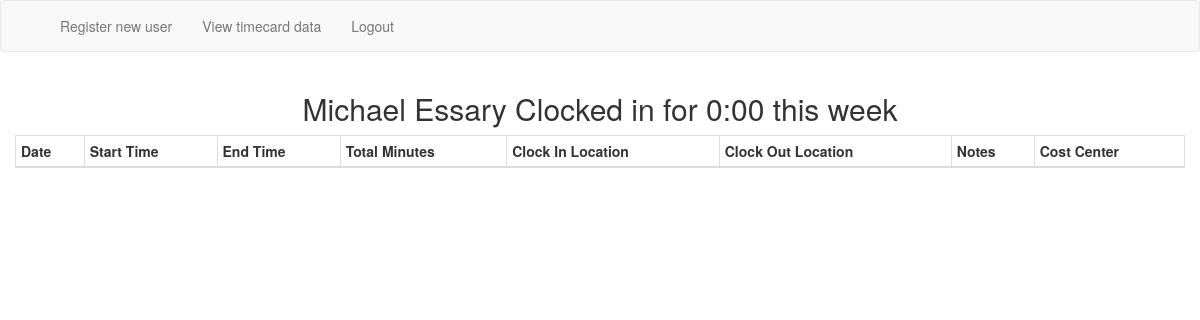
The page /employee/4 (signed in) on the database as committed earlier.
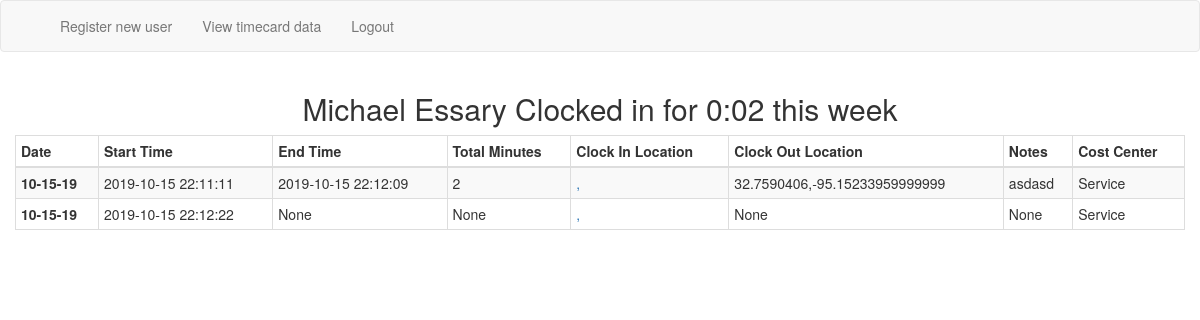
The same page on the database as committed later.
### app/models.py (models this page shows, shortened)
class User(UserMixin, db.Model):
    id = db.Column(db.Integer, primary_key = True)
    username = db.Column(db.String(64), index = True, unique = True)
    realname = db.Column(db.String(128))
    email = db.Column(db.String(128),unique=True)
    password_hash = db.Column(db.String(128))
    usertype = db.Column(db.Integer, db.ForeignKey('role.id'))
    def __repr__(self):
        return '{}'.format(self.realname)

class Timesheet(db.Model):
    id = db.Column(db.Integer, primary_key=True)
    employee = db.Column(db.Integer, db.ForeignKey('user.id'))
    date = db.Column(db.String, index=True, default=date.today().strftime('%m-%d-%y'))
    starttime = db.Column(db.DateTime)
    endtime = db.Column(db.DateTime)
    totaltime = db.Column(db.String)
    inlocation = db.Column(db.String(255))
    outlocation = db.Column(db.String(255))
    notes = db.Column(db.String(1024))
    clockedin = db.Column(db.Boolean)
    costcenter = db.Column(db.Integer, db.ForeignKey('cost_center.id'))

class CostCenter(db.Model):
    id = db.Column(db.Integer, primary_key=True)
    name = db.Column(db.String(255))

### app/routes.py (the view)
@app.route('/employee/<employee>', methods=['GET','POST'])
@login_required
def employee(employee):
    today = date.today()
    idx = (today.weekday() + 1) % 7
    saturday = today - timedelta(1 + idx)
    friday = today + timedelta(5 + idx)
    q = Timesheet.query.filter(Timesheet.starttime.between(saturday, friday),
                               Timesheet.employee == employee).all()
    e = User.query.filter_by(id = employee).first()
    costcenterchoices = [(c.name) for c in CostCenter.query.all()]
    tcit = getTotalClockedInTime(employee)
    hoursClockedIn = floor(int(tcit) / 60)
    minutesClockedIn = int(tcit) % 60
    return render_template("showtime.html", title="Employee Clock In Details", data = q, employee = e,
                           costcenter=costcenterchoices,
                           clockedintime = str(hoursClockedIn) + ":" + str(minutesClockedIn).zfill(2))

### app/models.py (called while the page is built)
@login.user_loader
def load_user(id):
    return User.query.get(int(id))

### app/routes.py (called while the page is built)
def getTotalClockedInTime(id):
    totalClockedInTime = 0
    today = date.today()
    idx = (today.weekday() + 1) % 7
    saturday = today - timedelta(1 + idx)
    friday = today + timedelta(5 + idx)
    print(saturday)
    print(friday)
    q = Timesheet.query.filter(Timesheet.starttime.between(saturday,friday), Timesheet.employee == id).all()
    for row in q:
        if row.totaltime is not None:
            totalClockedInTime += int(row.totaltime)
    return totalClockedInTime

### app/templates/showtime.html
{% extends "adminbase.html" %}
{% block content %}
    <div class="container center"><h2 align="center">{{ employee }} Clocked in for {{ clockedintime }} this week</h2></div>
    <div class="container-fluid">
    <table class="table table-hover table-bordered table-condensed table-responsive table-striped">
        <thead class="thead-dark">
            <tr>
                <th scope="col">Date</th>
                <th scope="col">Start Time</th>
                <th scope="col">End Time</th>
                <th scope="col">Total Minutes</th>
                <th scope="col">Clock In Location</th>
                <th scope="col">Clock Out Location</th>
                <th scope="col">Notes</th>
                <th scope="col">Cost Center</th>
            </tr>
        </thead>
    <tbody>
    {% for item in data %}
        <tr>
            <th scope="row">{{ item.date }}</th>
            <td>{{ item.starttime }}</td>
            <td>{{ item.endtime }}</td>
            <td>{{ item.totaltime }}</td>
            <td><a href="maps.google.com/maps/place/{{ item.inlocation }}">{{ item.inlocation }}</a></td>
            <td>{{ item.outlocation }}</td>
            <td>{{ item.notes }}</td>
            <td>{{ costcenter[item.costcenter-1] }}</td>
        </tr>
    {% endfor %}
    </tbody>
    </table>
    </div>
{% endblock %}

### app/templates/adminbase.html (shortened to what this page needs)
{% extends 'bootstrap/base.html' %}
{% block navbar %}
    <nav class="navbar navbar-default">
        <div class="container">
            <div class="collapse navbar-collapse" id="bs-example-navbar-collapse-1">
                <ul class="nav navbar-nav">
                    <li><a href="{{ url_for('register') }}">Register new user</a></li>
                    <li><a href="{{ url_for('selectemployee') }}">View timecard data</a></li>
                    <li><a href="{{ url_for('logout') }}">Logout</a></li>
                </ul>
            </div>
        </div>
    </nav>
{% endblock %}

Rows that differ between the two databases and show on the page:
added Timesheet: date "10-15-19", starttime "2019-10-15 22:11:11", endtime "2019-10-15 22:12:09", totaltime "2", inlocation ",", outlocation "32.7590406,-95.15233959999999", notes "asdasd", costcenter.name "Service"
added Timesheet: date "10-15-19", starttime "2019-10-15 22:12:22", endtime "None", totaltime "None", inlocation ",", outlocation "None", notes "None", costcenter.name "Service"
Other text that changed with them:
{{ clockedintime }}: "0:00" → "0:02"
